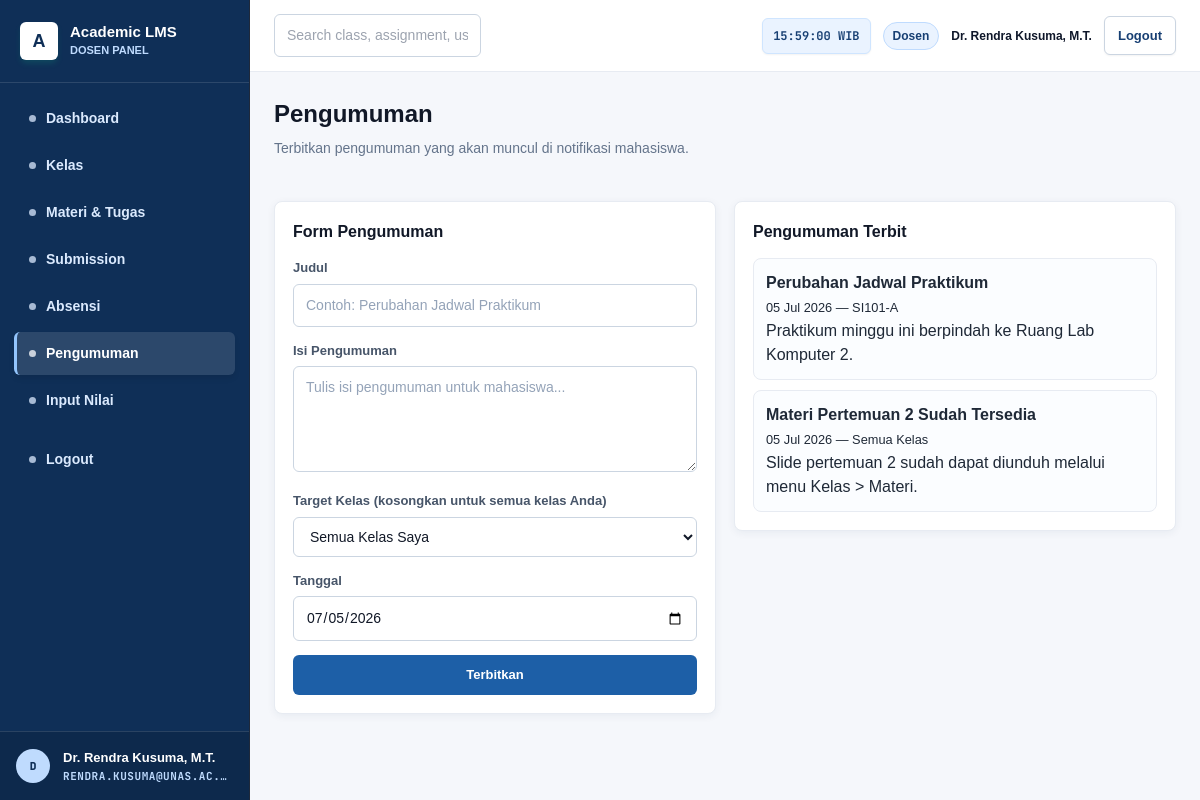
The app's page /dosen/pengumuman.php (signed in) with its own data.
### tables this page shows
CREATE TABLE IF NOT EXISTS pengumuman (
  id INT AUTO_INCREMENT PRIMARY KEY,
  dosen_id INT NOT NULL,
  kelas_id INT DEFAULT NULL,
  judul VARCHAR(255) NOT NULL,
  isi TEXT NOT NULL,
  tanggal DATE NOT NULL,
  created_at TIMESTAMP DEFAULT CURRENT_TIMESTAMP,
  FOREIGN KEY (dosen_id) REFERENCES dosen(id) ON DELETE CASCADE,
  FOREIGN KEY (kelas_id) REFERENCES kelas(id) ON DELETE CASCADE
);

CREATE TABLE IF NOT EXISTS kelas (
  id INT AUTO_INCREMENT PRIMARY KEY,
  matakuliah_id INT NOT NULL,
  dosen_id INT,
  kode_kelas VARCHAR(50) NOT NULL UNIQUE,
  semester INT NOT NULL,
  tahun_akademik VARCHAR(20) DEFAULT '2025/2026',
  hari VARCHAR(20) NOT NULL,
  jam_mulai TIME NOT NULL,
  jam_selesai TIME NOT NULL,
  ruangan VARCHAR(100) NOT NULL,
  kapasitas INT NOT NULL DEFAULT 40,
  jumlah_mahasiswa INT DEFAULT 0,
  FOREIGN KEY (matakuliah_id) REFERENCES matakuliah(id) ON DELETE CASCADE,
  FOREIGN KEY (dosen_id) REFERENCES dosen(id) ON DELETE SET NULL
);

### dosen/pengumuman.php (the view, shortened to what this page needs)
<?php
require_once __DIR__ . '/../auth/check_auth.php';
$dosen_id = $_SESSION['dosen_id'] ?? 0;
$stmtList = $pdo->prepare("
    SELECT p.*, k.kode_kelas
    FROM pengumuman p
    LEFT JOIN kelas k ON p.kelas_id = k.id
    WHERE p.dosen_id = :dosen
    ORDER BY p.created_at DESC
    LIMIT 30
");
$stmtList->execute(['dosen' => $dosen_id]);
$announcements = $stmtList->fetchAll();
?>
<!DOCTYPE html>
<html lang="id">
<head>
    <script src="https://cdn.tailwindcss.com"></script>
    <link rel="stylesheet" href="../assets/css/app.css">
</head>
<body class="bg-slate-50">
<?php include __DIR__ . '/../components/sidebar.php'; ?>
<div class="main-content">
    <?php include __DIR__ . '/../components/header.php'; ?>
    <main class="page-container">
        <div class="page-header">
            <div>
                <h1 class="page-title">Pengumuman</h1>
                <p class="page-subtitle">Terbitkan pengumuman yang akan muncul di notifikasi mahasiswa.</p>
            </div>
        </div>
        <div class="two-col-grid">
            <div class="card">
                <h3 class="card-title">Form Pengumuman</h3>
                <form action="" method="POST" class="form-stack">
                    <div>
                        <label class="form-label">Judul</label>
                        <input class="form-input" name="judul" required placeholder="Contoh: Perubahan Jadwal Praktikum">
                    </div>
                    <div>
                        <label class="form-label">Isi Pengumuman</label>
                        <textarea class="form-input" name="isi" rows="4" required placeholder="Tulis isi pengumuman untuk mahasiswa..."></textarea>
                    </div>
                    <div>
                        <label class="form-label">Target Kelas (kosongkan untuk semua kelas Anda)</label>
                        <select name="kelas_id" class="form-input">
                            <option value="">Semua Kelas Saya</option>
                        </select>
                    </div>
                    <div>
                        <label class="form-label">Tanggal</label>
                        <input class="form-input" type="date" name="tanggal" required value="<?= date('Y-m-d') ?>">
                    </div>
                    <button type="submit" class="btn-primary">Terbitkan</button>
                </form>
            </div>
            <div class="card">
                <h3 class="card-title">Pengumuman Terbit</h3>
                <div class="mini-list">
                    <?php if (empty($announcements)): ?>
                        <div class="text-center py-8 text-slate-400 font-mono text-xs">Belum ada pengumuman yang Anda terbitkan.</div>
                    <?php else: ?>
                        <?php foreach($announcements as $a): ?>
                            <div class="mini-item">
                                <b><?= htmlspecialchars($a['judul']) ?></b>
                                <br><small><?= date('d M Y', strtotime($a['tanggal'])) ?> — <?= $a['kode_kelas'] ? htmlspecialchars($a['kode_kelas']) : 'Semua Kelas' ?></small>
                                <p><?= nl2br(htmlspecialchars($a['isi'])) ?></p>
                            </div>
                        <?php endforeach; ?>
                    <?php endif; ?>
                </div>
            </div>
        </div>
    </main>
</div>
</body>
</html>

### records on screen
pengumuman: judul "Perubahan Jadwal Praktikum", tanggal "05 Jul 2026", kelas.kode_kelas "SI101-A", isi "Praktikum minggu ini berpindah ke Ruang Lab Komputer 2."
pengumuman: judul "Materi Pertemuan 2 Sudah Tersedia", tanggal "05 Jul 2026", shows "Semua Kelas", isi "Slide pertemuan 2 sudah dapat diunduh melalui menu Kelas > Materi."

### other values on screen
$current_role "DOSEN"
$item[0] "Dashboard"
$item[0] "Kelas"
$item[0] "Materi & Tugas"
$item[0] "Submission"
$item[0] "Absensi"
$item[0] "Pengumuman"
$item[0] "Input Nilai"
substr($_SESSION['nama_lengkap'] ?? 'U', 0, 1) "D"
$_SESSION['nama_lengkap'] "Dr. Rendra Kusuma, M.T."
$_SESSION['email'] "RENDRA.KUSUMA@UNAS.AC.…"
$current_role "Dosen"
$user_display_name "Dr. Rendra Kusuma, M.T."
